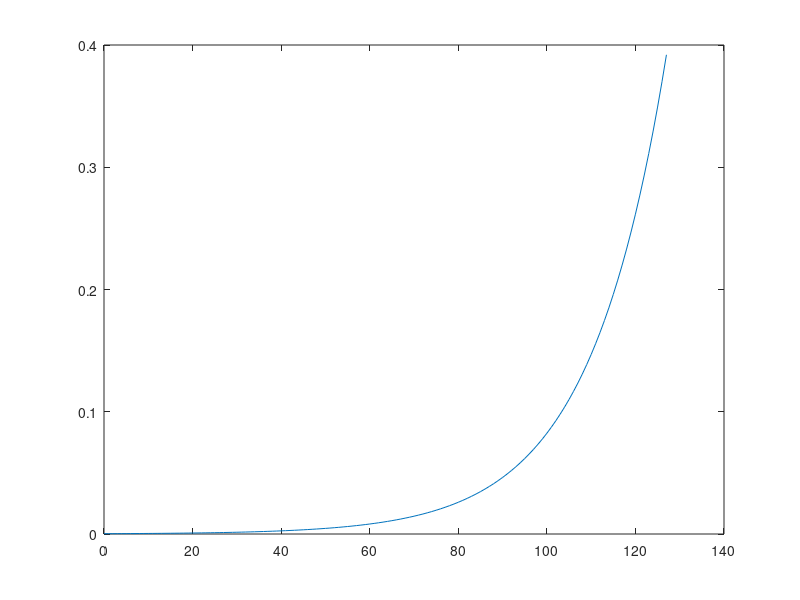
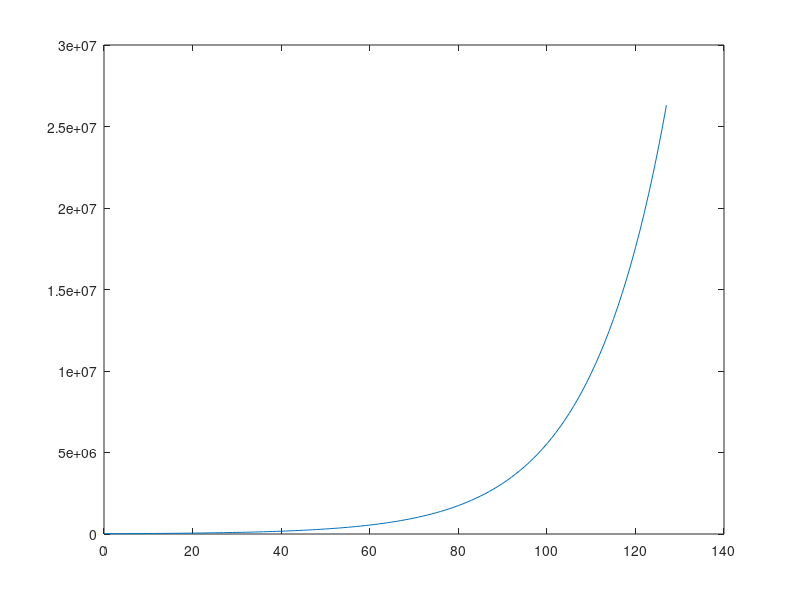
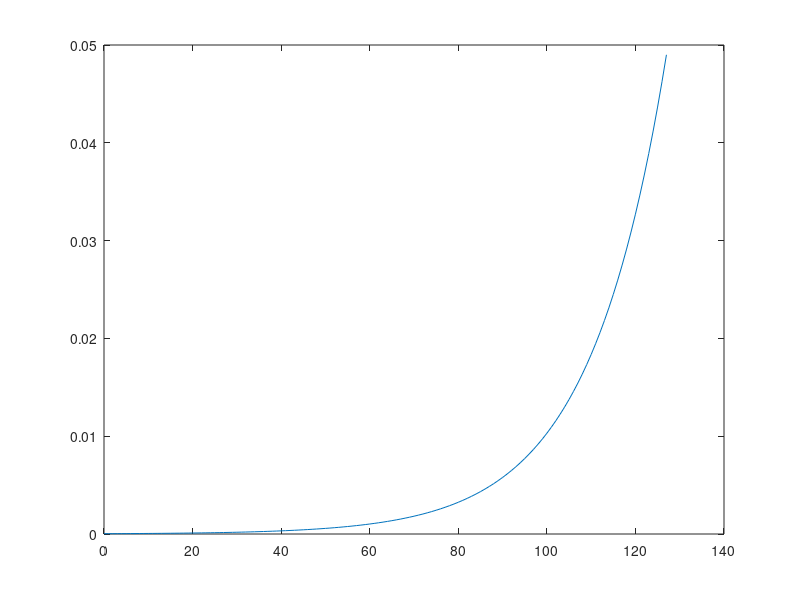

Reproduce these figures in MATLAB, in order. (Note: this script raises an error after producing the figures.)
%% Generate a Key to Freq LUT mif file.

%Set Reference Frequency
Fref_c = 128000;
freq_counter_width_c = 29;
transpose_c = 4;


%% Generate all values.

% Define LUT size, there are 128 different midi keys defined:
lutsize = 128;

% address range for LUT
lutin = 0:lutsize-1;

% see http://subsynth.sourceforge.net/midinote2freq.html
fvec = ones(1,lutsize);
fvec(1) = transpose_c*13.75*2^(-9/12); % 13.75 Hz is the base frequency, it matches A-1 and has the midi key 9, midi key 0 has C-1

% calculate frequencies in Hertz for every midi key
for i = 2:lutsize
    fvec(i) = fvec(1)*realpow(2,(i-1)/12);
end

lutout = round(2^(freq_counter_width_c-3) * fvec/Fref_c);
                                  % 1/8th of the wavetable is the sustain vector.
                                  % the wavetableaddress-counter is XX bits
                                  % wide and therefore if we want to play a
                                  % frequency of Fref we need to add 2^(xx-3)
                                  % each step to the phase counter.

% double check what we have done
figure(1)
plot(lutin,fvec./Fref_c)
figure(2)
plot(lutin, lutout)
figure(3)
plot(lutin, lutout/2^freq_counter_width_c)


%% Generate MIF file

datafile = fopen('KeyToFreqMidi.mif','w');

fprintf(datafile, 'DEPTH = %d;\n',lutsize);
fprintf(datafile, 'WIDTH = %d;\n',freq_counter_width_c);
fprintf(datafile, 'ADDRESS_RADIX = HEX;\n');
fprintf(datafile, 'DATA_RADIX = BIN;\n');
fprintf(datafile, 'CONTENT\n');
fprintf(datafile, 'BEGIN\n');

%output to file
for i = 1:lutsize
    t = fi(lutout(i), 0, freq_counter_width_c, 0);
    fprintf(datafile, '%s : %s ;\n', dec2hex(lutin(i)), t.bin);
end

fprintf(datafile, 'END;\n');
fclose(datafile);

%% Generate MATLAB simulation output
% 
% KeyTable128 = @(x) lutout(x+1);
% save('KeyLUT.mat','KeyTable128');

%% Generate TestVectors

% datafile = fopen('FreqTestVectors.vhd','w');
% 
% %output to file
% for i = 1:lutsize
%     fprintf(datafile,'NewFreqDataxTI <= "%s";\n', dec2bin(lutout(i),23));
%     fprintf(datafile,'NewNoteIntxTI <= ''1'';\n');
%     fprintf(datafile,'wait for note_period/2;\n');
%     fprintf(datafile,'NewNoteIntxTI <= ''0'';\n');
%     fprintf(datafile,'wait for note_period/2;\n');
% end
% fclose(datafile);